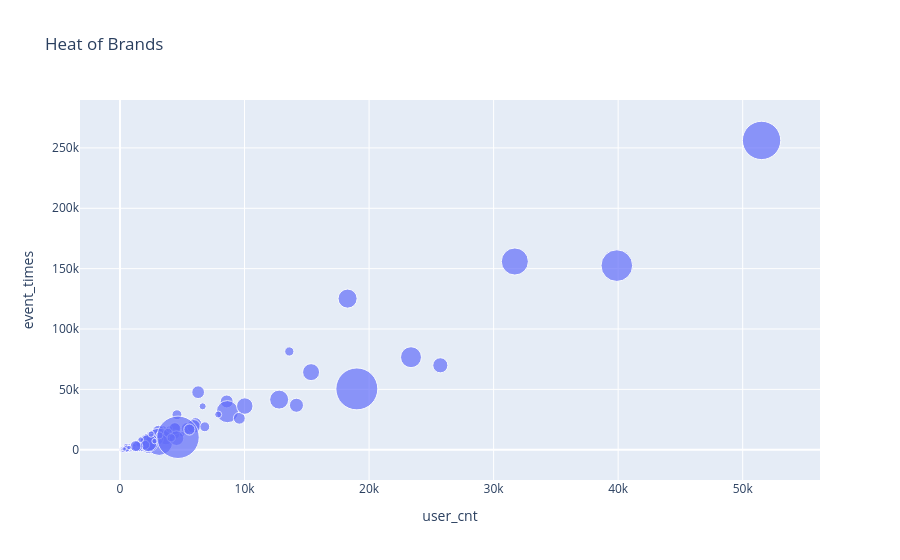

The code cell stored with this chart in its notebook:
### Markdown cell above
## Performance of Brands
- heat = how times a brand appeared in the event_table and how many customers engaged with it  -> top_heat
- spec_times = specific times in view/cart/purchase of a brand  ->  top_view/top_cart/top_buy/top_rm
- user_loyalty = view/cart/purchase_times/value_peruser of each brand  ->  top_loyalty_brand
- brand_gmv = total order_value of a brand, just purchase (# avg_order_value(AOV) != product_price(unit_price), just related in deed. -> top_gmv客单价不等于产品单价，只是相关)
- AOV = average order value, just purchase make sense  ->top_AOV
- avg_unit_price = average product price of each brand to see if it's a luxury brand aiming at upscale market or affordable one aiming at lower-tier market  -> top_dear_brand
- product_diversiity = how many kinds of products a brand have  ->  top_div_brand
- profitability (need product_tb with profit from database)

### Code cell
brand_df = data[data.brand!='null'].groupby('brand').agg({'product_id': 'count', 'price': ['mean','sum'], 'user_id': pd.Series.nunique}) # brand_df['order_value'] = data[data.event_type=='purchase']
brand_df.columns = ['event_times','event_value','gross_event_volume','user_cnt'] # brand_df.columns.droplevel(0)
# , 'category_id': lambda x: ','.join(x.unique())

fig = px.scatter(brand_df, x='user_cnt', y='event_times', size="gross_event_volume", 
                 labels={'heat':'event_times','user_cnt':'user_cnt'}, 
                 hover_name=brand_df.index, size_max=30, title='Heat of Brands')
# hover_data={'price': True}, color="continent",  log_x=True,
fig.show()
# brand_df

### Figure 1 — Plotly figure (JSON) as saved in the notebook; plotly's stock layout.template omitted (floating-point values rounded to 4 significant figures; data arrays with more than 128 entries replaced by an {"elided": "..."} marker saying what was removed)
{"data": [{"hovertemplate": "<b>%{hovertext}</b><br><br>user_cnt=%{x}<br>event_times=%{y}<br>gross_event_volume=%{marker.size}<extra></extra>", "hovertext": {"elided": "252 str values"}, "legendgroup": "", "marker": {"color": "#636efa", "size": {"elided": "252 float values"}, "sizemode": "area", "sizeref": 2336.0, "symbol": "circle"}, "mode": "markers", "name": "", "orientation": "v", "showlegend": false, "type": "scatter", "x": {"elided": "252 int values"}, "xaxis": "x", "y": {"elided": "252 int values"}, "yaxis": "y"}], "layout": {"autosize": true, "legend": {"itemsizing": "constant", "tracegroupgap": 0}, "title": {"text": "Heat of Brands"}, "xaxis": {"anchor": "y", "autorange": true, "domain": [0, 1], "range": [-3049.0, 55360.0], "title": {"text": "user_cnt"}, "type": "linear"}, "yaxis": {"anchor": "x", "autorange": true, "domain": [0, 1], "range": [-58550.0, 320300.0], "title": {"text": "event_times"}, "type": "linear"}}}
